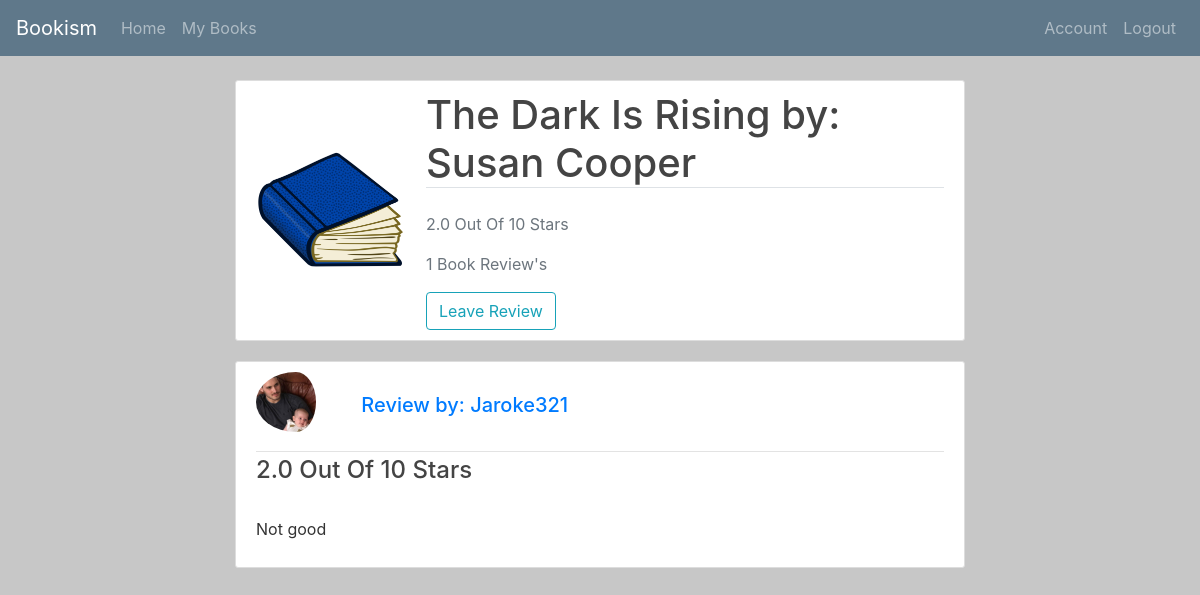
Page /book/2 (signed in) on the committed database.
### project1/models.py (models this page shows)
class Book(db.Model):
    id = db.Column(db.Integer, primary_key=True)
    isbn = db.Column(db.String(25), nullable=False)
    title = db.Column(db.String(50), nullable=False)
    author = db.Column(db.String(25), nullable=False)
    year = db.Column(db.Integer, nullable=False)
    count_ratings = db.Column(db.Integer)
    overall_rating = db.Column(db.Float)
    image_file = db.Column(db.String(20), nullable=False, default='default.jpg')
    reviews = db.relationship("Review", back_populates="books")

class Review(db.Model):
    book_id = db.Column(db.String(25), db.ForeignKey('book.id'), primary_key = True)
    user_id = db.Column(db.Integer, db.ForeignKey('user.id'), primary_key = True)
    username = db.Column(db.String(25), nullable=False)
    bookname = db.Column(db.String(50), nullable=False)
    timestamp = db.Column(db.DateTime, default=datetime.utcnow)
    review = db.Column(db.Text)
    rating = db.Column(db.Float)
    books = db.relationship("Book", back_populates="reviews")
    users = db.relationship("User", back_populates="reviews")

class User(db.Model, UserMixin):
    id = db.Column(db.Integer, primary_key=True)
    name = db.Column(db.String(25), nullable=False)
    password = db.Column(db.String(60), nullable=False)
    image_file = db.Column(db.String(20), nullable=False, default='default.jpg')
    reviews = db.relationship("Review", back_populates="users")

### project1/routes.py (the view)
@app.route("/book/<int:id>")
def book(id):
    book = Book.query.get(int(id)) # Get the book from the database
    img_file = url_for('static', filename=f'book_pics/{book.image_file}')
    reviewed = False  # used to see if the user has reviewed this book
    if Review.query.filter_by(book_id=id, user_id=current_user.id).first():
        reviewed = True
    return render_template('book.html', book=book, img=img_file,
        reviewed=reviewed)

### project1/models.py (called while the page is built)
@login_manager.user_loader
def load_user(user_id):
    return User.query.get(int(user_id))

### project1/templates/book.html (shortened to what this page needs)
{% extends "index.html" %}
{% block body %}
<div class="col-md-8 justify-content-center">
  <div class="container content-section">
    <div class="media align-items-center">
      <img src="{{ img }}" width="150">
      <div class="media-body review-body">
        <h2 class="border-bottom mb-4 account-heading">{{ book.title }} by: {{ book.author }}</h2>
        <p class="text-secondary">{{ book.overall_rating }} Out Of 10 Stars</p>
        <p class="text-secondary">{{ book.count_ratings }} Book Review's</p>
        {% if reviewed %}
          <a href="{{ url_for('review', id=book.id) }}" class="btn btn-outline-info">Edit Review</a>
        {% else %}
          <a class="btn btn-outline-info" href="{{ url_for('review', id=book.id) }}">Leave Review</a>
        {% endif %}
      </div>
    </div>
  </div>
{% for review in book.reviews %}
  <article class="media content-section">
    <div class="media-body">
      <div class="article-metadata">
        <h5 class="mr-2">
          <img src="/static/profile_pics/{{ review.users.image_file }}" class="rounded-circle review-pic" width="80">
          <a href="{{ url_for('users', id=review.user_id) }}">Review by: {{ review.username }}</a>
        </h5>
      </div>
      <h4 class="article-title">{{ review.rating }} Out Of 10 Stars</h4>
      <p class="article-content">
        {{ review.review }}
      </p>
    </div>
  </article>
{% endfor %}
</div>
{% endblock %}

### project1/static/main.css (style rules this page uses)
body { background-color: #c7c7c7; color: #333333; margin-top: 5rem; }
h1, h2, h3, h4, h5, h6 { color: #444444; }
.content-section { background: #ffffff; padding: 10px 20px; border: 1px solid #dddddd; border-radius: 3px; margin-bottom: 20px; }
.article-title { color: #444444; }
.article-content { white-space: pre-line; }
.article-metadata { padding-bottom: 1px; margin-bottom: 4px; border-bottom: 1px solid #e3e3e3 }
.account-heading { font-size: 2.5rem; }
.review-body { margin-left: 20px; }
.review-pic { margin-bottom: 10px; margin-right: 20px; padding-right: 20px; }

### rows in the picture
Book: title "The Dark Is Rising", author "Susan Cooper", overall_rating "2.0", count_ratings "1"
Review: users.image_file (picture), username "Jaroke321", rating "2.0", review "Not good"
